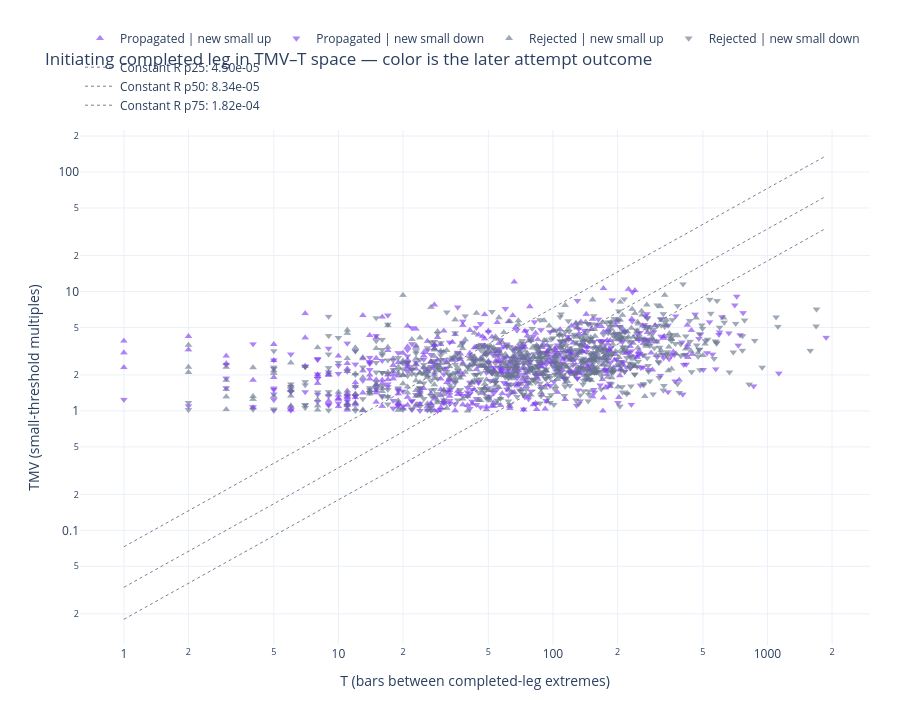

This figure's notebook cell:
### Markdown cell above
## Outcome Audit 3: TMV–T geometry and the deterministic role of R

At fixed $\theta_s$, every point satisfies $R=\mathrm{TMV}\theta_s/T$. The dotted contours therefore do not add a third independent dimension; they show how displacement and completion time combine into velocity. Color is the later outcome, while triangle direction is the newly confirmed small mode.

### Code cell
tmv_t_fig = plot_dc_attempt_tmv_t_space(attempts, theta=SMALL_THETA)
tmv_t_fig.show()

### Figure 1 — Plotly figure (JSON) as saved in the notebook; plotly's stock layout.template omitted (floating-point values rounded to 4 significant figures; data arrays with more than 128 entries replaced by an {"elided": "..."} marker saying what was removed)
{"data": [{"customdata": {"elided": "391x3 mixed values"}, "hovertemplate": "event=%{customdata[0]}<br>start=%{customdata[1]}<br>T=%{x:.0f} bars<br>TMV=%{y:.4f}<br>R=%{customdata[2]:.3e}<extra></extra>", "legendgroup": "propagated_up", "marker": {"color": "#7c3aed", "opacity": 0.62, "size": 7, "symbol": "triangle-up"}, "mode": "markers", "name": "Propagated | new small up", "type": "scattergl", "x": {"elided": "391 int values"}, "y": {"elided": "391 float values"}}, {"customdata": {"elided": "369x3 mixed values"}, "hovertemplate": "event=%{customdata[0]}<br>start=%{customdata[1]}<br>T=%{x:.0f} bars<br>TMV=%{y:.4f}<br>R=%{customdata[2]:.3e}<extra></extra>", "legendgroup": "propagated_down", "marker": {"color": "#7c3aed", "opacity": 0.62, "size": 7, "symbol": "triangle-down"}, "mode": "markers", "name": "Propagated | new small down", "type": "scattergl", "x": {"elided": "369 int values"}, "y": {"elided": "369 float values"}}, {"customdata": {"elided": "413x3 mixed values"}, "hovertemplate": "event=%{customdata[0]}<br>start=%{customdata[1]}<br>T=%{x:.0f} bars<br>TMV=%{y:.4f}<br>R=%{customdata[2]:.3e}<extra></extra>", "legendgroup": "rejected_up", "marker": {"color": "#64748b", "opacity": 0.62, "size": 7, "symbol": "triangle-up"}, "mode": "markers", "name": "Rejected | new small up", "type": "scattergl", "x": {"elided": "413 int values"}, "y": {"elided": "413 float values"}}, {"customdata": {"elided": "481x3 mixed values"}, "hovertemplate": "event=%{customdata[0]}<br>start=%{customdata[1]}<br>T=%{x:.0f} bars<br>TMV=%{y:.4f}<br>R=%{customdata[2]:.3e}<extra></extra>", "legendgroup": "rejected_down", "marker": {"color": "#64748b", "opacity": 0.62, "size": 7, "symbol": "triangle-down"}, "mode": "markers", "name": "Rejected | new small down", "type": "scattergl", "x": {"elided": "481 int values"}, "y": {"elided": "481 float values"}}, {"hovertemplate": "R=4.505e-05<extra></extra>", "legendgroup": "r_contours", "line": {"color": "#111827", "dash": "dot", "width": 1.0}, "mode": "lines", "name": "Constant R p25: 4.50e-05", "opacity": 0.55, "type": "scatter", "x": {"elided": "200 float values"}, "y": {"elided": "200 float values"}}, {"hovertemplate": "R=8.343e-05<extra></extra>", "legendgroup": "r_contours", "line": {"color": "#111827", "dash": "dot", "width": 1.0}, "mode": "lines", "name": "Constant R p50: 8.34e-05", "opacity": 0.55, "type": "scatter", "x": {"elided": "200 float values"}, "y": {"elided": "200 float values"}}, {"hovertemplate": "R=1.822e-04<extra></extra>", "legendgroup": "r_contours", "line": {"color": "#111827", "dash": "dot", "width": 1.0}, "mode": "lines", "name": "Constant R p75: 1.82e-04", "opacity": 0.55, "type": "scatter", "x": {"elided": "200 float values"}, "y": {"elided": "200 float values"}}], "layout": {"height": 720, "hovermode": "closest", "legend": {"orientation": "h", "x": 0.0, "xanchor": "left", "y": 1.02, "yanchor": "bottom"}, "margin": {"b": 75, "l": 80, "r": 30, "t": 130}, "title": {"text": "Initiating completed leg in TMV–T space — color is the later attempt outcome"}, "xaxis": {"title": {"text": "T (bars between completed-leg extremes)"}, "type": "log"}, "yaxis": {"title": {"text": "TMV (small-threshold multiples)"}, "type": "log"}}}
